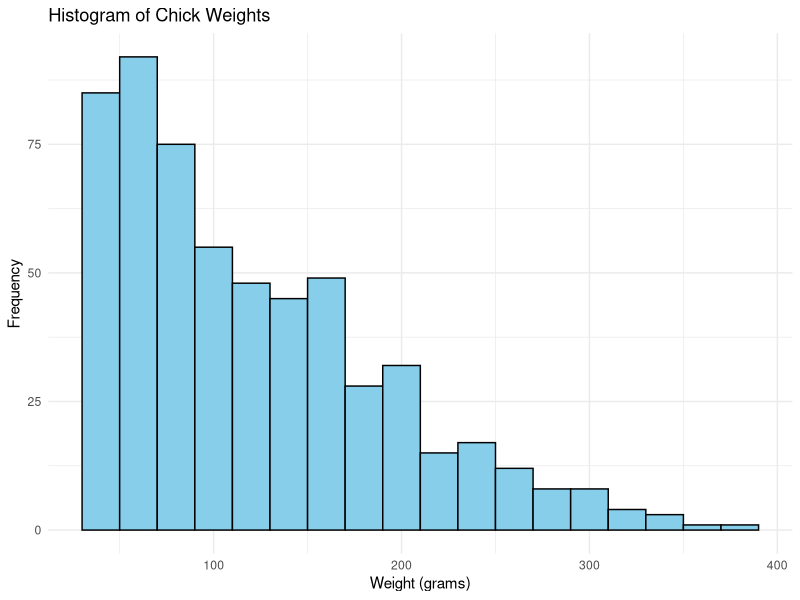
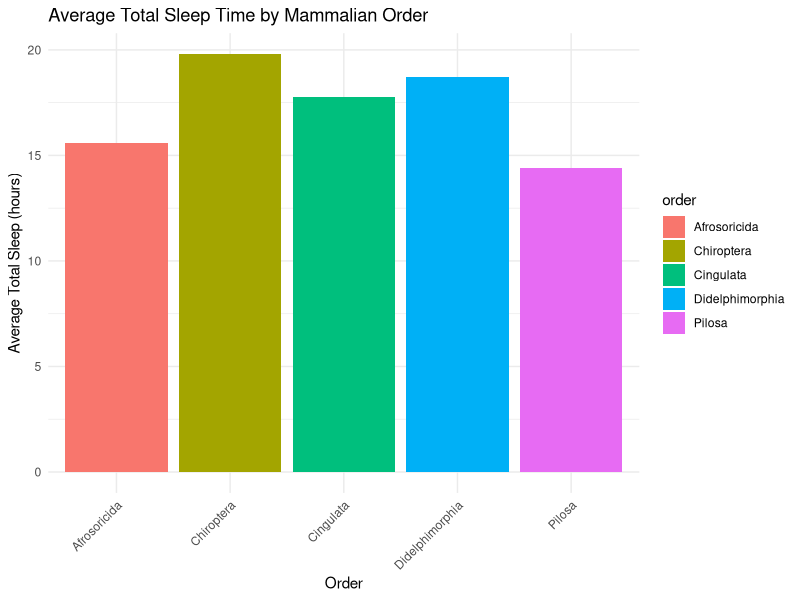
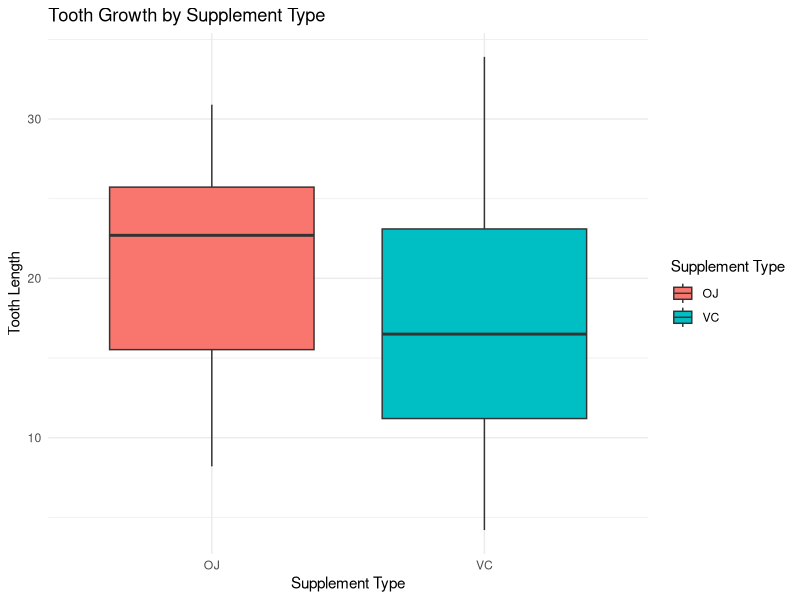
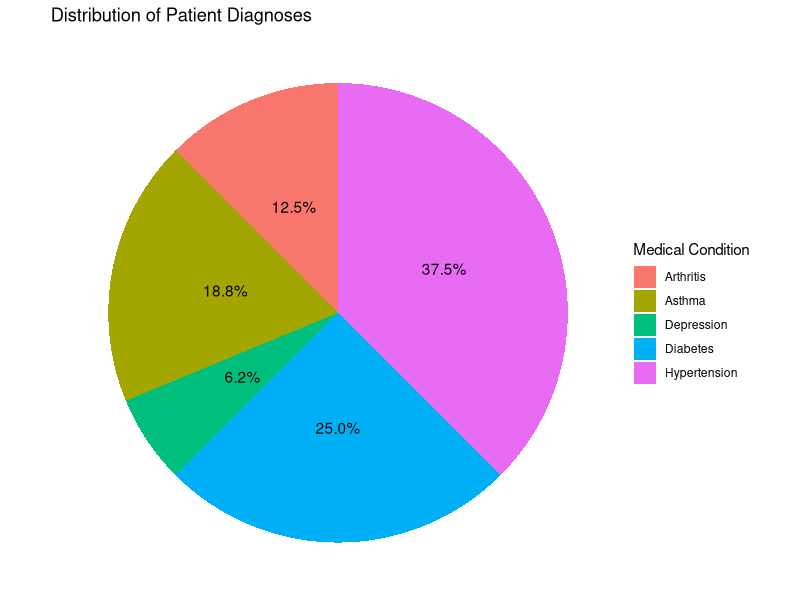
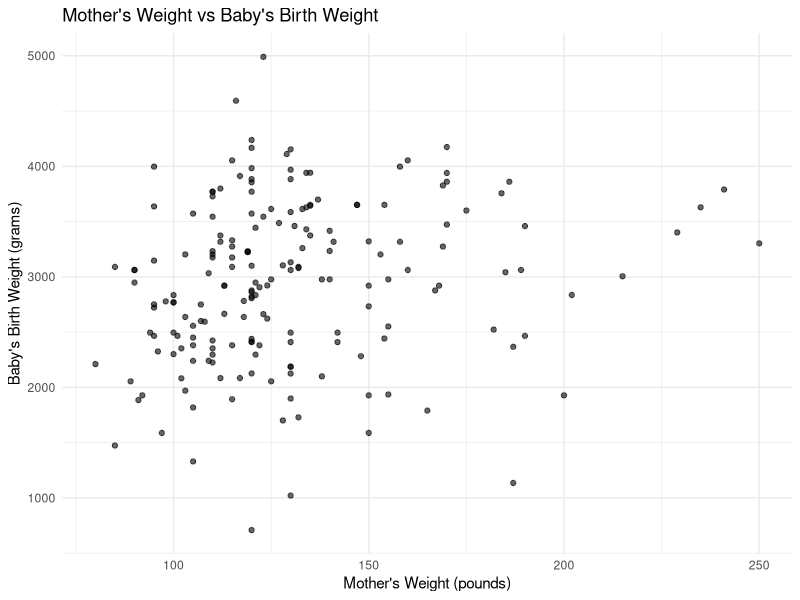
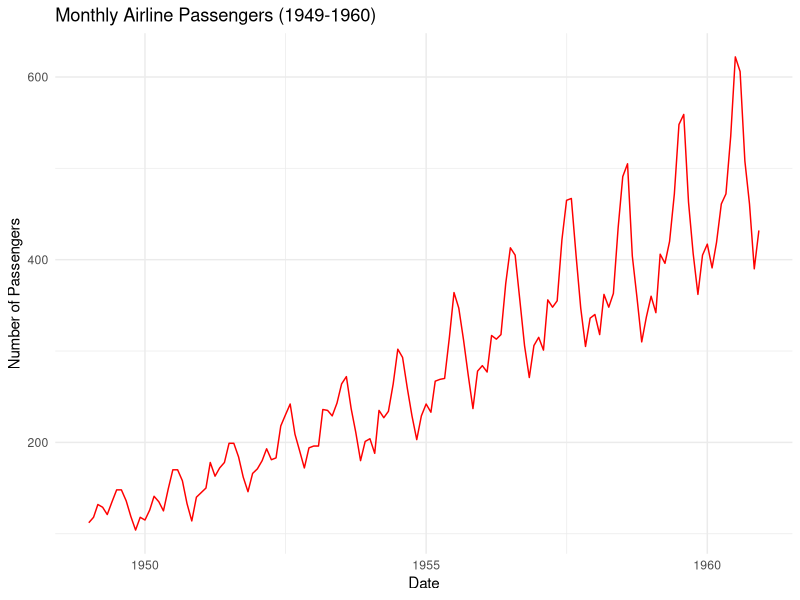
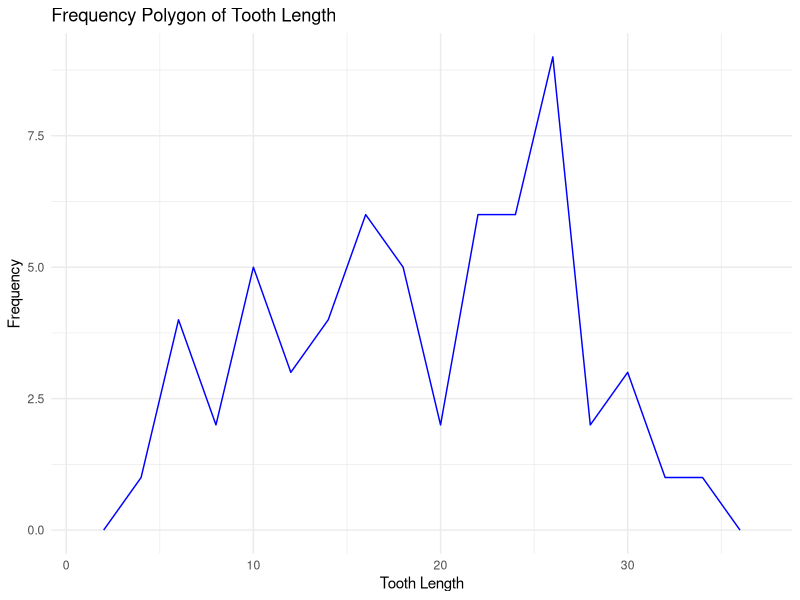
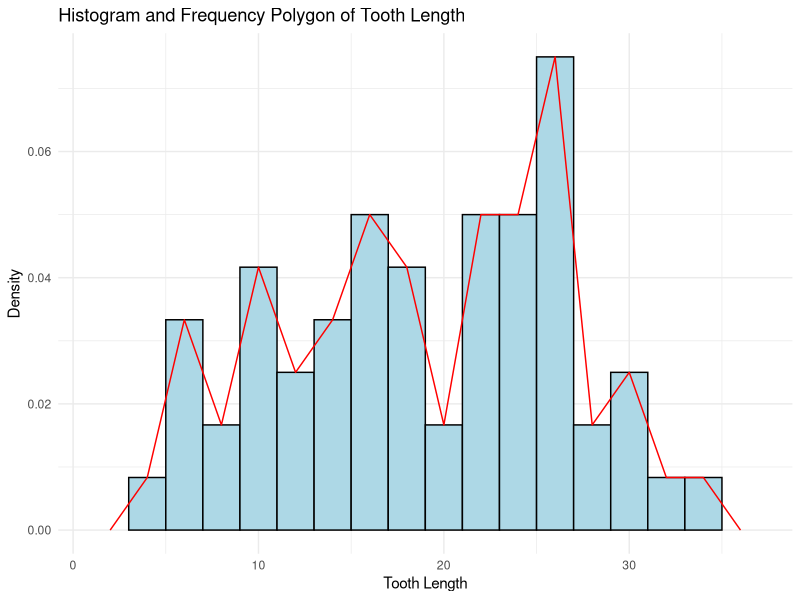

Write R code to recreate these figures, in order.

#------------------------------------------------------
# Histogram
#------------------------------------------------------

# Load required library
library(ggplot2)

# Load the ChickWeight dataset (it's built into R)
data(ChickWeight)

# Create the histogram
ggplot(ChickWeight, aes(x = weight)) +
  geom_histogram(binwidth = 20, fill = "skyblue", color = "black") +
  labs(title = "Histogram of Chick Weights",
       x = "Weight (grams)",
       y = "Frequency") +
  theme_minimal()

#----------------------------------------------------
# Bar Chart
#------------------------------------------------------

# Load required libraries
library(dplyr)

# Load the msleep dataset (it's built into R)
data(msleep)

# Create a summary of sleep time by order
sleep_summary <- msleep %>%
  group_by(order) %>%
  summarise(avg_sleep = mean(sleep_total, na.rm = TRUE)) %>%
  arrange(desc(avg_sleep)) |> 
  top_n(5)

# Create the bar chart
ggplot(sleep_summary, aes(x = order, y = avg_sleep, fill = order)) +
  geom_bar(stat = "identity") +
  theme_minimal() +
  labs(title = "Average Total Sleep Time by Mammalian Order",
       x = "Order",
       y = "Average Total Sleep (hours)") +
  theme(axis.text.x = element_text(angle = 45, hjust = 1))

#----------------------------------------------------
# Box Plot
#------------------------------------------------------

# Load the ToothGrowth dataset (built-in)
data("ToothGrowth")

# Create the box plot
ggplot(ToothGrowth, aes(x = supp, y = len, fill = supp)) +
  geom_boxplot() +
  labs(title = "Tooth Growth by Supplement Type",
       x = "Supplement Type",
       y = "Tooth Length",
       fill = "Supplement Type") +
  theme_minimal()

#--------------------------------------------------
# Pie Chart
#------------------------------------------------------

# Create a sample medical dataset
diagnoses <- data.frame(
  Condition = c("Hypertension", "Diabetes", "Asthma", "Arthritis", "Depression"),
  Count = c(150, 100, 75, 50, 25)
)

# Calculate percentages
diagnoses$Percentage <- diagnoses$Count / sum(diagnoses$Count) * 100

# Create the pie chart
ggplot(diagnoses, aes(x = "", y = Count, fill = Condition)) +
  geom_bar(stat = "identity", width = 1) +
  coord_polar("y", start = 0) +
  labs(title = "Distribution of Patient Diagnoses",
       fill = "Medical Condition") +
  theme_void() +
  theme(legend.position = "right") +
  geom_text(aes(label = sprintf("%.1f%%", Percentage)), 
            position = position_stack(vjust = 0.5))

#---------------------------------------------------
# Scatter Plot
#------------------------------------------------------

library(MASS)  # For the birthwt dataset

# Load the birthwt dataset (low birth weight study)
data(birthwt)

# Create the scatter plot
ggplot(birthwt, aes(x = lwt, y = bwt)) +
  geom_point(alpha = 0.6) +
  labs(title = "Mother's Weight vs Baby's Birth Weight",
       x = "Mother's Weight (pounds)",
       y = "Baby's Birth Weight (grams)") +
  theme_minimal()


#------------------------------------------------------
# Line Graph
#------------------------------------------------------

library(zoo)

# Load the AirPassengers dataset
df = data(AirPassengers)

# Convert the time series to a data frame
df <- data.frame(
  date = as.Date(time(AirPassengers)),
  passengers = as.vector(AirPassengers)
)

# Create the time series plot
ggplot(df, aes(x = date, y = passengers)) +
  geom_line(color = "red") +
  labs(title = "Monthly Airline Passengers (1949-1960)",
       x = "Date",
       y = "Number of Passengers") +
  theme_minimal()

#------------------------------------------------------
# Frequency Polygon
#----------------------------------------------------------
# Load required libraries
library(ggplot2)

# Load the ToothGrowth dataset
data(ToothGrowth)

# Create the frequency polygon
ggplot(ToothGrowth, aes(x = len)) +
  geom_freqpoly(binwidth = 2, color = "blue") +
  labs(title = "Frequency Polygon of Tooth Length",
       x = "Tooth Length",
       y = "Frequency") +
  theme_minimal()

# Load required libraries
library(ggplot2)

# Load the ToothGrowth dataset
data(ToothGrowth)

# Create the histogram with frequency polygon
ggplot(ToothGrowth, aes(x = len)) +
  geom_histogram(aes(y = after_stat(density)), binwidth = 2, fill = "lightblue", color = "black") +
  geom_freqpoly(aes(y = after_stat(density)), binwidth = 2, color = "red") +
  labs(title = "Histogram and Frequency Polygon of Tooth Length",
       x = "Tooth Length",
       y = "Density") +
  theme_minimal()